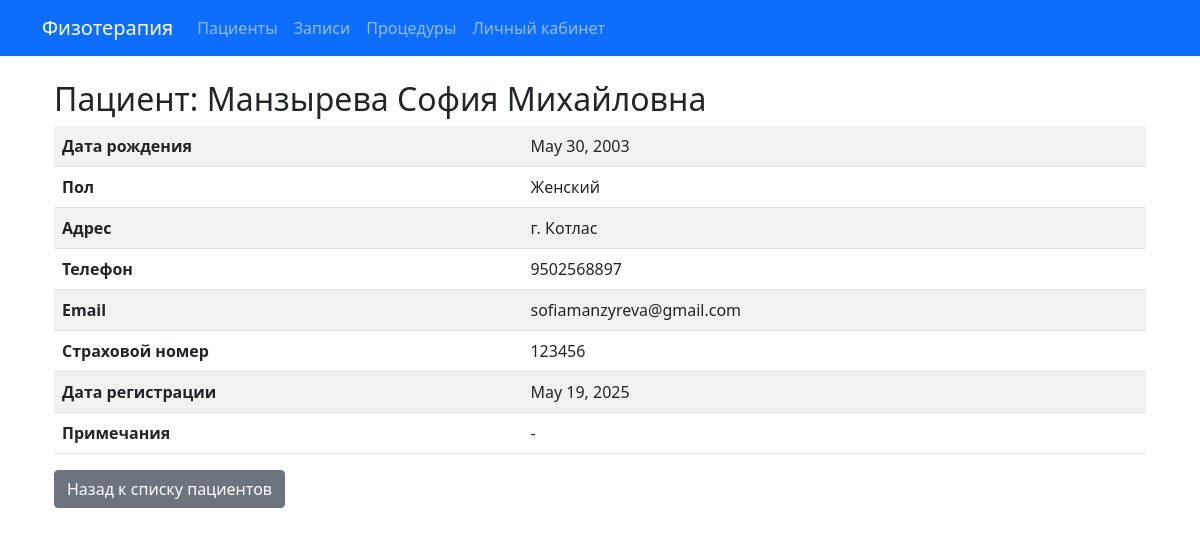
Page /patients/2/ on the committed database.
### info_system/models.py (models this page shows, shortened)
class Patient(models.Model):
    GENDER_CHOICES = [
        ('M', 'Мужской'),
        ('F', 'Женский'),
    ]
    last_name = models.CharField(max_length=100, verbose_name='Фамилия')
    first_name = models.CharField(max_length=100, verbose_name='Имя')
    middle_name = models.CharField(max_length=100, blank=True, verbose_name='Отчество')
    birth_date = models.DateField(verbose_name='Дата рождения')
    gender = models.CharField(max_length=1, choices=GENDER_CHOICES, verbose_name='Пол')
    address = models.TextField(blank=True, verbose_name='Адрес')
    phone = models.CharField(max_length=20, verbose_name='Телефон')
    email = models.EmailField(blank=True, verbose_name='Email')
    insurance_number = models.CharField(max_length=20, blank=True, verbose_name='Страховой номер')
    registration_date = models.DateField(auto_now_add=True, verbose_name='Дата регистрации')
    notes = models.TextField(blank=True, verbose_name='Примечания')
    class Meta:
        verbose_name = 'Пациент'
        verbose_name_plural = 'Пациенты'
        ordering = ['last_name', 'first_name']

### info_system/views.py (the view)
# urls.py: path('patients/<int:pk>/', PatientDetailView.as_view(), name='patient_detail'),
class PatientDetailView(DetailView):
    model = Patient
    template_name = 'physiotherapy/patient_detail.html'

### info_system/templates/physiotherapy/patient_detail.html
{% extends 'physiotherapy/base.html' %}
{% block content %}
<div class="container mt-4">
    <h2>Пациент: {{ patient.last_name }} {{ patient.first_name }} {{ patient.middle_name }}</h2>
    <table class="table table-striped">
        <tbody>
            <tr>
                <th>Дата рождения</th>
                <td>{{ patient.birth_date }}</td>
            </tr>
            <tr>
                <th>Пол</th>
                <td>{{ patient.get_gender_display }}</td>
            </tr>
            <tr>
                <th>Адрес</th>
                <td>{{ patient.address|default:"-" }}</td>
            </tr>
            <tr>
                <th>Телефон</th>
                <td>{{ patient.phone }}</td>
            </tr>
            <tr>
                <th>Email</th>
                <td>{{ patient.email|default:"-" }}</td>
            </tr>
            <tr>
                <th>Страховой номер</th>
                <td>{{ patient.insurance_number|default:"-" }}</td>
            </tr>
            <tr>
                <th>Дата регистрации</th>
                <td>{{ patient.registration_date }}</td>
            </tr>
            <tr>
                <th>Примечания</th>
                <td>{{ patient.notes|linebreaksbr|default:"-" }}</td>
            </tr>
        </tbody>
    </table>
    <a href="{% url 'patient_list' %}" class="btn btn-secondary">Назад к списку пациентов</a>
</div>
{% endblock %}

### rows in the picture
Patient: last_name "Манзырева", first_name "София", middle_name "Михайловна", birth_date "May 30, 2003", gender "Женский", address "г. Котлас", phone "9502568897", email "sofiamanzyreva@gmail.com", insurance_number "123456", registration_date "May 19, 2025", notes "-"
